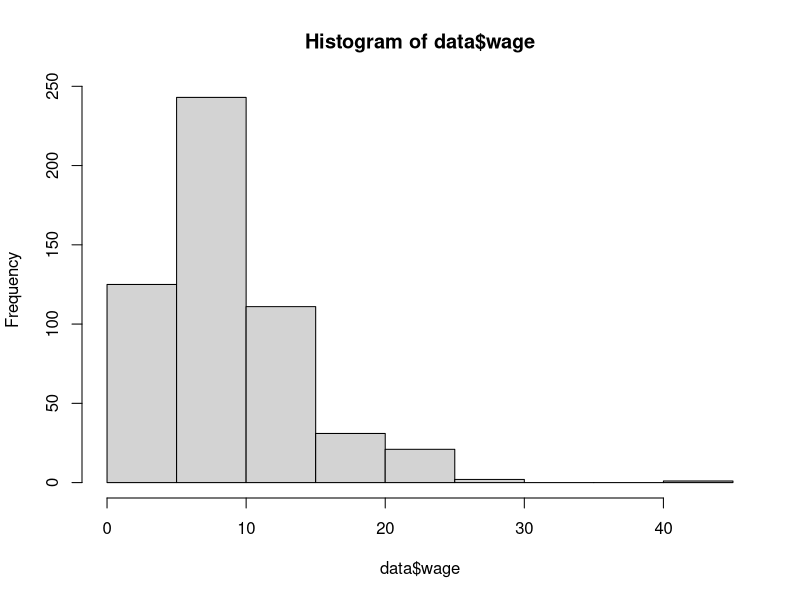

Here is the R script that generated this plot: (Note: this script raises an error after producing the figure.)
setwd("C:/Users/HP 14/Septimo semestre/Electiva R/SegundoCorte")
# GRÁFICOS BASE EN R
#===============================================================================

#Vamos a utilizar datos que se encuentran accesibles en el paquete AER. 
#Por tanto, se debe instalar y cargar la librería AER

library(AER)

data(package="AER")
#Ejercicio: Revisar el listado de datos que tiene el paquete 

#Ejercicio: La base de datos que utilizaremos para crear las gráficas
#es CPS1985. Visualizar la base de datos y revisar la información que tiene


data("CPS1985")
?CPS1985
dim(CPS1985)
names(CPS1985)
str(CPS1985)
head(CPS1985)
data= CPS1985
rm(CPS1985)
summary(data)
#Los graficos base de R se construyen con las funciones hist, plot, boxplot, etc.


#===============================================================================
#===============================================================================
# Gráficos para variables cuantitativas
#===============================================================================

#HISTOGRAMA
#Ejercicio: Utilizar la función hist() para construir un histograma 
# para la variable wage.
windows()
hist(data$wage)
?hist
#Función de densidad

windows()

hist(data$wage, breaks = 20,
     main = "Distribución del salario(dólares/hor)",
     xlab="Salario",
     ylab = "Numero de personas",
     xlim = c(0.50),
     ylim=c(0,140),
     col="turquoise4",
     border = "white")
lines(density(data$wage),col="yellow", col="red", lwd=5)
abline(v=mean(data$wage),lwd=2, lty=3, col="yellow")
abline(v=median(data$wage),lwd=2, lty=4, col="yellow")

#Ejercicio: Aplicar lo aprendido.
# 1. Crear una nueva variable, log(wage), que sea el logaritmo del salario (wage). 
# Construir el histograma de log(wage) y compararlo con el histograma de la variable original wage.

# ¿Qué conclusión puede extraerse?

library(magrittr)
library(tidyverse)
library(dplyr)

windows()
data = data %>%  mutate(logwage=log(wage))
hist(data$logwage, breaks = 20,
     main = "Distribución del salario(dólares/hor)",
     xlab="Salario",
     ylab = "Numero de personas",
     xlim = c(0.50),
     ylim=c(0,140),
     col="turquoise4",
     border = "white")
lines(density(data$logwage),col="yellow", col="red", lwd=3)
abline(v=mean(data$logwage),lwd=2, lty=3, col="yellow")
abline(v=median(data$logwage),lwd=2, lty=4, col="yellow")

# 2. Construir un histograma para ver la distribución de la 
# variable experiencia (experience).

library(magrittr)
library(tidyverse)
library(dplyr)

windows()
hist(data$experience, breaks = 10,
     main = "Experience",
     xlab="Años",
     ylab = "Numero de personas",
     xlim = c(0,50),
     ylim=c(0,60),
     col="turquoise4",
     border = "white")
lines(density(data$experience),col="yellow", col="red", lwd=5)
abline(v=mean(data$experience),lwd=2, lty=3, col="yellow")
abline(v=median(data$experience),lwd=2, lty=4, col="yellow")


#DIAGRAMA DE CAJA (boxplot)
#Ejercicio: Utilizar la función boxplot() para construir un histograma 
# para la variable wage.

#En los gráficos boxplot (o Box and Whiskers, más conocidos como Caja y Bigotes) 
#se representan cinco medidas (mínimo, cuartil 1, mediana, cuartil 3 y máximo), 
#lo que nos puede ayudar a hacernos una idea de la asimetría de la distribución. 
#Los gráficos de Caja y Bigotes también permiten detectar valores atípicos y outliers.

boxplot(data$wage)
#Cuales son los valores atipicos 
y= boxplot(data$wage)
y$stats

a=data$wage[data$wage > y$stats[5,1]];a
round(length(a)/dim(data)[1]*100,2)
(a1 = which(data$wage> y$stats[5,1]))
data[a1,]
#mejorar el grafico
windows()
boxplot(data$wage,
        main="Salario(dólares/hora)",
        ylab="Salario",
        col="blue",
        border="red")

#Ejercicio:Hacer un diagrama de caja para la variable "wage"
#discriminando por género.
class(data$gender)
boxplot(data$wage ~ data$gender)
windows()
boxplot(data$wage ~ data$gender,
        main="Salario según genero",
        ylab="Salario (dolares/hora)",
        names = c("Hombres", "Mujesres"),
        xlab="Genero")
       
#Incluir el salario medio en el diagrama de caja

data_mujeres= subset(data, gender="female")
data_hombres= subset(data, gender="male")

windows()
boxplot(data$wage ~ data$gender,
        main="Salario según genero",
        ylab="Salario (dolares/hora)",
        names = c("Hombres", "Mujesres"),
        xlab="Genero",
        horizontal= T)
points(mean(data_hombres$wage),1,pch=25,bg="red")
points(mean(data_mujeres$wage),2,pch=22,bg="blue")
#Ejercicio: Construir un diagrama de caja para el salario 
# según ocupación.


levesl(data$occupation)
#colores
a2 =rainbow(6)
b= rainbow(6,alpha = 0.2)
c <- rainbow(6, alpha=0.2)
windows()
boxplot(data$wage ~ data$occupation,
        col= c, 
        boxcol=c,
        medicol=c,
        whiskcol=a2,
        staplecol=c,
        outcol=c,
        outbg=c,
        pch=20,
        cex=1,
        
        main="Salario según ocupación",
        ylab="Salario (dolares/hora)",
        names = c("worker", "technical","services", "office", "sales","mangement"),
        xlab="Genero",
        horizontal= T)
points(mean(data_hombres$wage),1,pch=25,bg="red")
points(mean(data_mujeres$wage),2,pch=22,bg="blue")
points(mean(data_hombres$wage),1,pch=25,bg="red")
points(mean(data_mujeres$wage),2,pch=22,bg="blue")
points(mean(data_hombres$wage),1,pch=25,bg="red")




#===============================================================================
#===============================================================================
# Gráficos para variables cualitativas
#===============================================================================


#DIAGRAMA DE BARRAS
#Ejercicio: Utilizar la función barplot() para construir un histograma 
# para la variable "Occupation".
#Tabla de frecoenclas
windows()
frec=table(data$occupation)
barplot(frec)

windows()
barplot(frec,
        col= heat.colors(6,alpha=0.5))

#Ejercicio: Construir un diagrama de barras que relacione
#las variables "Occupation" y "gender"
frec2= table(data$gender, data$occupation);frec2

windows()
barplot(frec2,
        col = rainbow(2),
        beside=T,
        ylim=c(0,160))
legend("topright",
       title="Género",
       legend = levels(data$gender),
       fill=rainbow(2),
       cex = 1.5,
       border = T,
       text.col = "black",
       horiz = T)
#Ejercicio: Construya un gráfico de barras que relaciones las variables 
# "ethnicity" y "gender"
frec3= table(data$ethnicity , data$gender);frec2

windows()
barplot(frec3,
        col = rainbow(3),
        beside=T,
        ylim=c(0,300))

legend("topright",
       title="Etnia",
       legend = levels(data$ethnicity),
       fill=rainbow(3),
       cex = .9,
       border = T,
       text.col = "black",
       horiz = T)

(frec3 <- table(data$ethnicity,data$gender))

#segunda opcion
windows()
barplot(frec3,
        col=rainbow(3),
        beside=F, 
        ylim = c(0,600))
legend("topright",
       title="Etnia",
       legend = levels(data$ethnicity),
       fill=c("red","green","blue"),
       inset = 0.08)

#DIAGRAMA DE TORTA
#Ejercicio: Utilizar la función pie() para construir un diagrama  
#de torta para la variable "Occupation".

(frec4= table(data$occupation))
pie(frec4)

pie(frec4,
    col = heat.colors(6))

#Ejercicio: Construir un diagrama de torta para la variable "sector"
frec5= table(data$sector)

windows()
pie(frec5,
    labels = c("Manufactura","Costrucción","Otros"),
    edg=200,
    radius = 0.8,
    angle = 45,
    col = c("green","blue","red"),
    border = 5,
    lty=10,
    main = "Distribución para el Sector")
